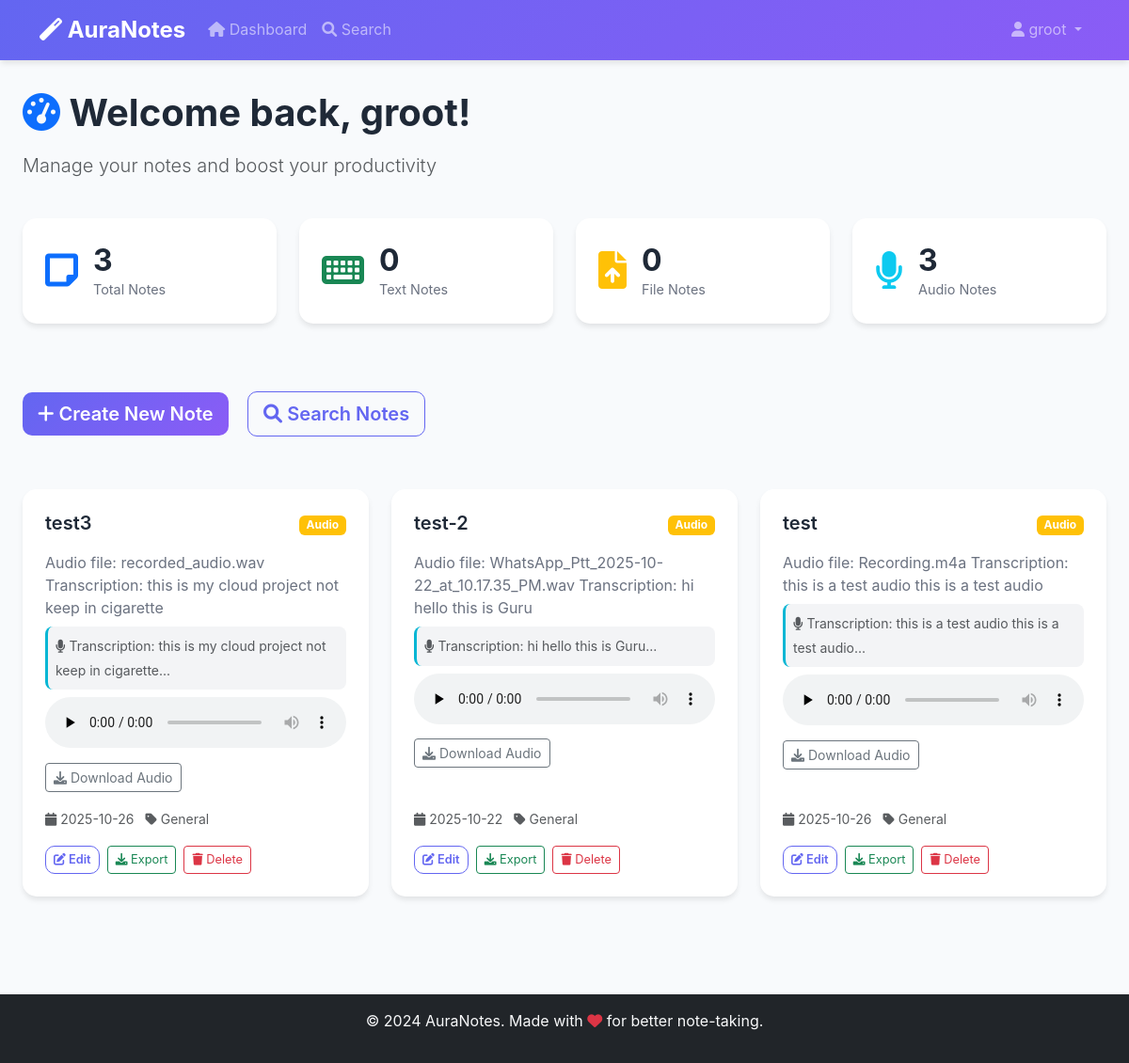
The page /dashboard (signed in) on the database its author committed.
### app.py (models this page shows)
class User(UserMixin, db.Model):
    id = db.Column(db.Integer, primary_key=True)
    username = db.Column(db.String(80), unique=True, nullable=False)
    email = db.Column(db.String(120), unique=True, nullable=False)
    password_hash = db.Column(db.String(120), nullable=False)
    created_at = db.Column(db.DateTime, default=datetime.utcnow)
    notes = db.relationship('Note', backref='author', lazy=True)

class Note(db.Model):
    id = db.Column(db.Integer, primary_key=True)
    title = db.Column(db.String(200), nullable=False)
    content = db.Column(db.Text, nullable=False)
    note_type = db.Column(db.String(20), nullable=False)  # 'text', 'file', 'audio'
    file_path = db.Column(db.String(500))
    transcription = db.Column(db.Text)  # For audio notes
    category = db.Column(db.String(50), default='General')
    tags = db.Column(db.String(500))  # JSON string of tags
    created_at = db.Column(db.DateTime, default=datetime.utcnow)
    updated_at = db.Column(db.DateTime, default=datetime.utcnow, onupdate=datetime.utcnow)
    user_id = db.Column(db.Integer, db.ForeignKey('user.id'), nullable=False)
    is_shared = db.Column(db.Boolean, default=False)
    shared_with = db.Column(db.String(500))  # JSON string of user IDs

### app.py (the view)
@app.route('/dashboard')
@login_required
def dashboard():
    notes = Note.query.filter_by(user_id=current_user.id).order_by(Note.updated_at.desc()).all()
    categories = db.session.query(Note.category).filter_by(user_id=current_user.id).distinct().all()
    categories = [cat[0] for cat in categories]
    total_notes = len(notes)
    text_notes = len([n for n in notes if n.note_type == 'text'])
    file_notes = len([n for n in notes if n.note_type == 'file'])
    audio_notes = len([n for n in notes if n.note_type == 'audio'])
    return render_template('dashboard.html',
                         notes=notes,
                         categories=categories,
                         total_notes=total_notes,
                         text_notes=text_notes,
                         file_notes=file_notes,
                         audio_notes=audio_notes)

### app.py (called while the page is built)
@login_manager.user_loader
def load_user(user_id):
    return User.query.get(int(user_id))

### templates/dashboard.html (shortened to what this page needs)
{% extends "base.html" %}
{% block content %}
<div class="dashboard-container">
    <div class="container-fluid">
        <div class="row mb-4">
            <div class="col-12">
                <div class="dashboard-header">
                    <h1 class="display-6 mb-3">
                        <i class="fas fa-tachometer-alt text-primary"></i>
                        Welcome back, {{ current_user.username }}!
                    </h1>
                    <p class="lead text-muted">Manage your notes and boost your productivity</p>
                </div>
            </div>
        </div>
        <div class="row mb-4">
            <div class="col-md-3 mb-3">
                <div class="stats-card">
                    <div class="stats-icon">
                        <i class="fas fa-sticky-note text-primary"></i>
                    </div>
                    <div class="stats-content">
                        <h3>{{ total_notes }}</h3>
                        <p>Total Notes</p>
                    </div>
                </div>
            </div>
            <div class="col-md-3 mb-3">
                <div class="stats-card">
                    <div class="stats-icon">
                        <i class="fas fa-keyboard text-success"></i>
                    </div>
                    <div class="stats-content">
                        <h3>{{ text_notes }}</h3>
                        <p>Text Notes</p>
                    </div>
                </div>
            </div>
            <div class="col-md-3 mb-3">
                <div class="stats-card">
                    <div class="stats-icon">
                        <i class="fas fa-file-upload text-warning"></i>
                    </div>
                    <div class="stats-content">
                        <h3>{{ file_notes }}</h3>
                        <p>File Notes</p>
                    </div>
                </div>
            </div>
            <div class="col-md-3 mb-3">
                <div class="stats-card">
                    <div class="stats-icon">
                        <i class="fas fa-microphone text-info"></i>
                    </div>
                    <div class="stats-content">
                        <h3>{{ audio_notes }}</h3>
                        <p>Audio Notes</p>
                    </div>
                </div>
            </div>
        </div>
        <div class="row mb-4">
            <div class="col-12">
                <div class="quick-actions">
                    <button class="btn btn-primary btn-lg me-3" data-bs-toggle="modal" data-bs-target="#createNoteModal">
                        <i class="fas fa-plus"></i> Create New Note
                    </button>
                    <a href="{{ url_for('search') }}" class="btn btn-outline-primary btn-lg me-3">
                        <i class="fas fa-search"></i> Search Notes
                    </a>
                </div>
            </div>
        </div>
        <div class="row">
            {% for note in notes %}
            <div class="col-md-6 col-lg-4 mb-4">
                <div class="note-card">
                    <div class="note-header">
                        <h5 class="note-title">{{ note.title }}</h5>
                        <div class="note-type-badge">
                            {% if note.note_type == 'text' %}
                                <span class="badge bg-primary">Text</span>
                            {% elif note.note_type == 'file' %}
                                <span class="badge bg-success">File</span>
                            {% elif note.note_type == 'audio' %}
                                <span class="badge bg-warning">Audio</span>
                            {% endif %}
                        </div>
                    </div>
                    <div class="note-content">
                        <p class="note-preview">{{ note.content[:150] }}{% if note.content|length > 150 %}...{% endif %}</p>
                        {% if note.transcription %}
                        <div class="transcription-preview">
                            <small class="text-muted">
                                <i class="fas fa-microphone"></i> Transcription: {{ note.transcription[:100] }}...
                            </small>
                        </div>
                        {% endif %}
                        {% if note.note_type == 'audio' and note.file_path %}
                        <div class="audio-player mt-2">
                            <audio controls preload="none" style="width:100%;">
                                <source src="{{ url_for('uploaded_file', filename=note.file_path) }}" type="audio/mpeg">
                            </audio>
                            <div class="mt-2">
                                <a href="{{ url_for('uploaded_file', filename=note.file_path) }}" class="btn btn-sm btn-outline-secondary" download>
                                    <i class="fas fa-download"></i> Download Audio
                                </a>
                            </div>
                        </div>
                        {% endif %}
                    </div>
                    <div class="note-meta">
                        <small class="text-muted">
                            <i class="fas fa-calendar"></i> {{ note.created_at.strftime('%Y-%m-%d') }}
                            <i class="fas fa-tag ms-2"></i> {{ note.category }}
                        </small>
                    </div>
                    <div class="note-actions">
                        <a href="{{ url_for('edit_note', note_id=note.id) }}" class="btn btn-sm btn-outline-primary">
                            <i class="fas fa-edit"></i> Edit
                        </a>
                        <a href="{{ url_for('export_note', note_id=note.id) }}" class="btn btn-sm btn-outline-success">
                            <i class="fas fa-download"></i> Export
                        </a>
                        <a href="{{ url_for('delete_note', note_id=note.id) }}" class="btn btn-sm btn-outline-danger"
                           onclick="return confirm('Are you sure you want to delete this note?')">
                            <i class="fas fa-trash"></i> Delete
                        </a>
                    </div>
                </div>
            </div>
            {% endfor %}
        </div>
    </div>
</div>
{% endblock %}

### templates/base.html (shortened to what this page needs)
<!DOCTYPE html>
<html lang="en">
<head>
    <link href="https://cdn.jsdelivr.net/npm/bootstrap@5.3.0/dist/css/bootstrap.min.css" rel="stylesheet">
    <link href="https://cdnjs.cloudflare.com/ajax/libs/font-awesome/6.0.0/css/all.min.css" rel="stylesheet">
    <link href="{{ url_for('static', filename='css/style.css') }}" rel="stylesheet">
</head>
<body>
    <nav class="navbar navbar-expand-lg navbar-dark bg-gradient">
        <div class="container">
            <a class="navbar-brand fw-bold" href="{{ url_for('index') }}">
                <i class="fas fa-magic"></i> AuraNotes
            </a>
            {% if current_user.is_authenticated %}
            <div class="collapse navbar-collapse" id="navbarNav">
                <ul class="navbar-nav me-auto">
                    <li class="nav-item">
                        <a class="nav-link" href="{{ url_for('dashboard') }}">
                            <i class="fas fa-home"></i> Dashboard
                        </a>
                    </li>
                    <li class="nav-item">
                        <a class="nav-link" href="{{ url_for('search') }}">
                            <i class="fas fa-search"></i> Search
                        </a>
                    </li>
                </ul>
                <ul class="navbar-nav">
                    <li class="nav-item dropdown">
                        <a class="nav-link dropdown-toggle" href="#" role="button" data-bs-toggle="dropdown">
                            <i class="fas fa-user"></i> {{ current_user.username }}
                        </a>
                    </li>
                </ul>
            </div>
            {% endif %}
        </div>
    </nav>
    <main class="container-fluid">
        {% block content %}{% endblock %}
    </main>
    <footer class="bg-dark text-light text-center py-3 mt-5">
        <div class="container">
            <p>&copy; 2024 AuraNotes. Made with <i class="fas fa-heart text-danger"></i> for better note-taking.</p>
        </div>
    </footer>
</body>
</html>

### static/css/style.css (style rules this page uses)
:root { --primary-color: #6366f1; --secondary-color: #8b5cf6; --success-color: #10b981; --warning-color: #f59e0b; --danger-color: #ef4444; --info-color: #06b6d4; --dark-color: #1f2937; --light-color: #f8fafc; --gradient-primary: linear-gradient(135deg, #6366f1 0%, #8b5cf6 100%); --gradient-secondary: linear-gradient(135deg, #06b6d4 0%, #3b82f6 100%); }
body { font-family: 'Inter', -apple-system, BlinkMacSystemFont, 'Segoe UI', Roboto, sans-serif; background-color: var(--light-color); line-height: 1.6; }
.navbar.bg-gradient { background: var(--gradient-primary) !important; box-shadow: 0 4px 6px -1px rgba(0, 0, 0, 0.1); }
.navbar-brand { font-size: 1.5rem; font-weight: 700; }
.dashboard-container { padding: 2rem 0; }
.dashboard-header h1 { color: var(--dark-color); font-weight: 700; }
.stats-card { background: white; border-radius: 15px; padding: 1.5rem; box-shadow: 0 4px 6px -1px rgba(0, 0, 0, 0.1); display: flex; align-items: center; transition: transform 0.3s ease; }
.stats-icon { font-size: 2.5rem; margin-right: 1rem; }
.stats-content h3 { font-size: 2rem; font-weight: 700; margin: 0; color: var(--dark-color); }
.stats-content p { margin: 0; color: #6b7280; font-size: 0.9rem; }
.quick-actions { margin: 2rem 0; }
.note-card { background: white; border-radius: 15px; padding: 1.5rem; box-shadow: 0 4px 6px -1px rgba(0, 0, 0, 0.1); transition: transform 0.3s ease, box-shadow 0.3s ease; height: 100%; display: flex; flex-direction: column; }
.note-header { display: flex; justify-content: space-between; align-items: flex-start; margin-bottom: 1rem; }
.note-title { font-weight: 600; color: var(--dark-color); margin: 0; flex: 1; }
.note-type-badge { margin-left: 1rem; }
.note-content { flex: 1; margin-bottom: 1rem; }
.note-preview { color: #6b7280; margin: 0; line-height: 1.5; }
.transcription-preview { margin-top: 0.5rem; padding: 0.5rem; background: #f3f4f6; border-radius: 8px; border-left: 3px solid var(--info-color); }
.note-meta { margin-bottom: 1rem; }
.note-actions { display: flex; gap: 0.5rem; flex-wrap: wrap; }
.note-actions .btn { font-size: 0.8rem; padding: 0.25rem 0.5rem; }
.btn-primary { background: var(--gradient-primary); border: none; border-radius: 10px; font-weight: 600; transition: transform 0.2s ease; }
.btn-outline-primary { border-color: var(--primary-color); color: var(--primary-color); border-radius: 10px; font-weight: 600; }
footer { margin-top: auto; }
.note-card { animation: fadeInUp 0.6s ease-out; }
.note-card:nth-child(1) { animation-delay: 0.1s; }

### rows shown on the page
User: username "groot"
Note: title "test3", note_type "Audio", content "Audio file: recorded_audio.wav Transcription: this is my cloud project not keep in cigarette", transcription "this is my cloud project not keep in cigarette", created_at "2025-10-26", category "General"
Note: title "test-2", note_type "Audio", content "Audio file: WhatsApp_Ptt_2025-10-22_at_10.17.35_PM.wav Transcription: hi hello this is Guru", transcription "hi hello this is Guru", created_at "2025-10-22", category "General"
Note: title "test", note_type "Audio", content "Audio file: Recording.m4a Transcription: this is a test audio this is a test audio", transcription "this is a test audio this is a test audio", created_at "2025-10-26", category "General"

### other values the page prints
{{ total_notes }} "3"
{{ text_notes }} "0"
{{ file_notes }} "0"
{{ audio_notes }} "3"
